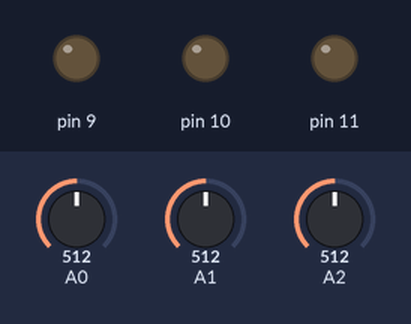
Recording of a sketch running on a simulated Arduino Uno, built with avr-gcc and run on an emulated ATmega328P. Shown: output pins drawn as LEDs (lit = HIGH). Inputs (shaded band) come from the test bench; at power-on: A0 = 512, A1 = 512, A2 = 512. What the sketch prints to the serial monitor is not drawn.

Above: at 1.2 s.
1.3 s: A0 set to 0
At 1.61 s:
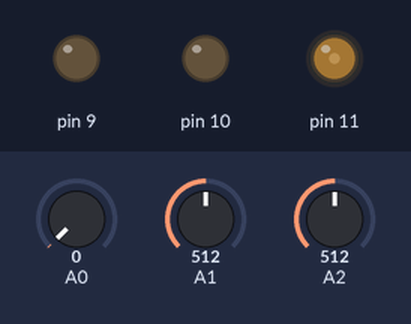
At 1.97 s:
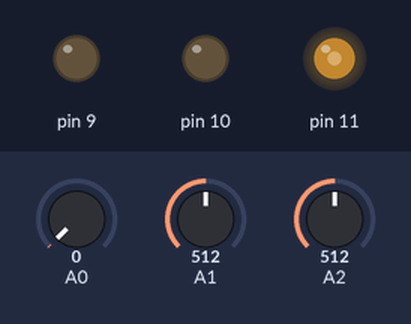
4.3 s: A1 set to 0
At 6.6 s:
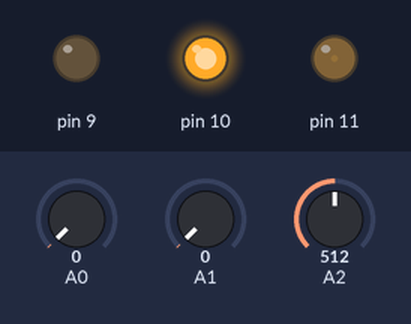
7.3 s: A2 set to 0
At 9.9 s:
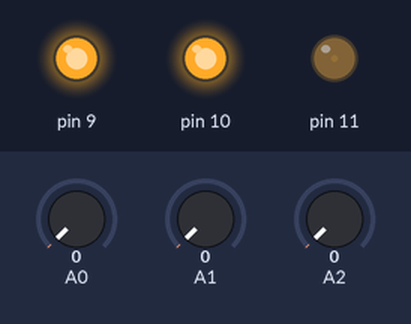
10.3 s: A0 set to 983
11.8 s: A0 set to 1015
14.8 s: A1 set to 8
16.3 s: A1 set to 11
Timing chart, 0 to 18.8 s (numbered marks = the images above; inputs shaded):
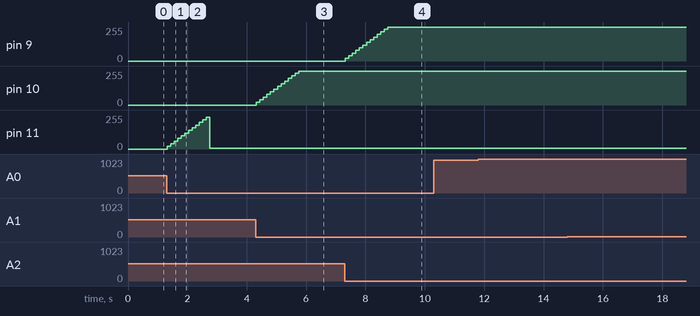

Measured:
- after the input at 1.3 s, pin 11: rises from 0/255 to 240/255 in 1.3 s, then falls to 4/255 in 0.12 s
- after the input at 4.3 s, pin 10: moves from 0/255 to 255/255 over 1.4 s, starting at once
- after the input at 7.3 s, pin 9: moves from 0/255 to 255/255 over 1.4 s, starting at once
- after the input at 10.3 s, every drawn part: stays the same
- after the input at 11.8 s, every drawn part: stays the same
- after the input at 14.8 s, every drawn part: stays the same
- after the input at 16.3 s, every drawn part: stays the same

The sketch:

led_switch_practice.ino
```cpp
int red;
int green;
int blue;
int val;

int r_bright = 0;
int g_bright = 0;
int b_bright = 0;

void setup() {
  // put your setup code here, to run once:
  pinMode(A0, INPUT);
  pinMode(A1, INPUT);
  pinMode(A2, INPUT);
  pinMode(11, OUTPUT);
  pinMode(10, OUTPUT);
  pinMode(9, OUTPUT);
  Serial.begin(9600);
}

void loop() {
  // put your main code here, to run repeatedly:
  red = analogRead(A0);
  green = analogRead(A1);
  blue = analogRead(A2);

  if(red == 0){
    if(r_bright >= 256){

    }
    else{
      r_bright += 20;
      analogWrite(11, r_bright);
    }
  }
  if(green == 0){
    if(g_bright >= 256){

    }
    else{
      g_bright += 20;
      analogWrite(10, g_bright);
    }
  }
  if(blue == 0){
    if(b_bright >= 256){

    }
    else{
      b_bright += 20;
      analogWrite(9, b_bright);
    }
  }
  Serial.print("red :");
  Serial.println(red);
  Serial.print("green :");
  Serial.println(green);
  Serial.print("blue :");
  Serial.println(blue);

  Serial.print("밝기 빨강:");
  Serial.println(r_bright);
  Serial.print("밝기 초록:");
  Serial.println(g_bright);
  Serial.print("밝기 파랑:");
  Serial.println(b_bright);
  delay(100);
}
```
